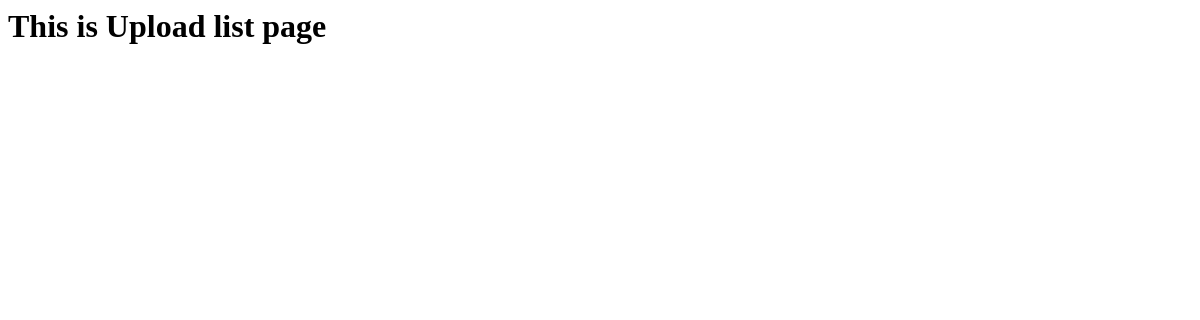
The app's page /jobs/, older data.
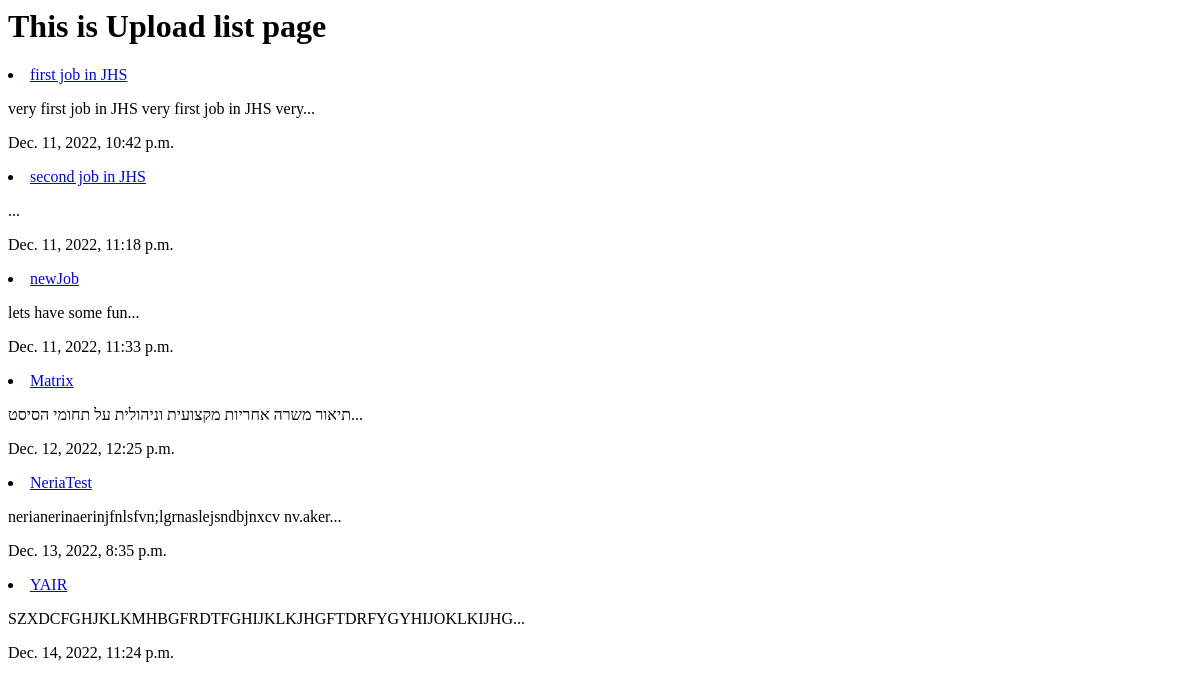
The same page, newer data.
### jobs/models.py (models this page shows, shortened)
class Upload(models.Model): #The dataBase knows to create a table for this model
    title=models.CharField(max_length=50,null=True)
    subTitle=models.CharField(max_length=100)
    slug=models.SlugField()
    body=models.TextField()
    date=models.DateTimeField(auto_now_add=True) #automaticly applied
    def snippet(self):
        return self.body[:50]+'...' #take from 0 to 50 characters

### jobs/views.py (the view)
# urls.py: path('',views.Upload_list,name='list'),
def Upload_list(request):
    uploads=Upload.objects.all().order_by('date')
    return render(request,'jobs/Upload_list.html',{'uploads':uploads})

### jobs/templates/jobs/Upload_list.html (shortened to what this page needs)
<html>
    <head>
    </head>
    <body>
        <h1>This is Upload list page</h1>
        <div class="uploads">
            {% for upload in uploads %}
                <div class="upload">
                    <li><a href="{% url 'detail' upload.pk  %}">{{upload.title}}</a></li>
                    <p>{{upload.snippet}}</p>
                    <p>{{upload.date}}</p>
                </div>
            {% endfor %}
        </div>
    </body>
</html>

Row changes from the older to the newer data that the page shows:
added Upload: title "first job in JHS", snippet "very first job in JHS very first job in JHS very...", date "Dec. 11, 2022, 10:42 p.m."
added Upload: title "second job in JHS", snippet "...", date "Dec. 11, 2022, 11:18 p.m."
added Upload: title "newJob", snippet "lets have some fun...", date "Dec. 11, 2022, 11:33 p.m."
added Upload: title "Matrix", snippet "תיאור משרה אחריות מקצועית וניהולית על תחומי הסיסט...", date "Dec. 12, 2022, 12:25 p.m."
added Upload: title "NeriaTest", snippet "nerianerinaerinjfnlsfvn;lgrnaslejsndbjnxcv nv.aker...", date "Dec. 13, 2022, 8:35 p.m."
added Upload: title "YAIR", snippet "SZXDCFGHJKLKMHBGFRDTFGHIJKLKJHGFTDRFYGYHIJOKLKIJHG...", date "Dec. 14, 2022, 11:24 p.m."
